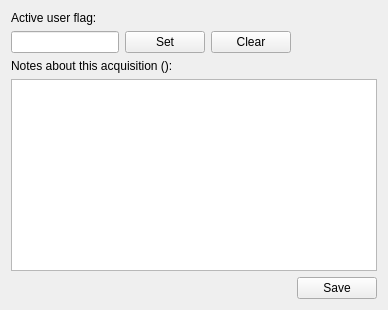
      <widget class="QWidget" name="tab_Notes">
       <property name="sizePolicy">
        <sizepolicy hsizetype="Expanding" vsizetype="Expanding">
         <horstretch>0</horstretch>
         <verstretch>0</verstretch>
        </sizepolicy>
       </property>
       <attribute name="title">
        <string>Notes</string>
       </attribute>
       <layout class="QGridLayout" name="gridLayout_3">
        <item row="0" column="0">
         <widget class="QLabel" name="label_15">
          <property name="font">
           <font>
            <weight>50</weight>
            <bold>false</bold>
           </font>
          </property>
          <property name="text">
           <string>Active user flag:</string>
          </property>
         </widget>
        </item>
        <item row="1" column="0">
         <widget class="QLineEdit" name="lineEdit_activeUserFlagText">
          <property name="maxLength">
           <number>30</number>
          </property>
         </widget>
        </item>
        <item row="1" column="1">
         <widget class="QPushButton" name="pushButton_setActiveUserFlag">
          <property name="text">
           <string>Set</string>
          </property>
         </widget>
        </item>
        <item row="1" column="2">
         <widget class="QPushButton" name="pushButton_clearActiveUserFlag">
          <property name="text">
           <string>Clear</string>
          </property>
         </widget>
        </item>
        <item row="2" column="0" colspan="4">
         <widget class="QLabel" name="label_acqNotes">
          <property name="font">
           <font>
            <weight>50</weight>
            <bold>false</bold>
           </font>
          </property>
          <property name="text">
           <string>Notes about this acquisition ():</string>
          </property>
         </widget>
        </item>
        <item row="3" column="0" colspan="4">
         <widget class="QPlainTextEdit" name="textarea_acqNotes">
          <property name="font">
           <font>
            <family>Lucida Console</family>
            <pointsize>8</pointsize>
            <weight>50</weight>
            <bold>false</bold>
           </font>
          </property>
          <property name="readOnly">
           <bool>false</bool>
          </property>
         </widget>
        </item>
        <item row="4" column="3">
         <widget class="QPushButton" name="pushButton_saveNotes">
          <property name="enabled">
           <bool>true</bool>
          </property>
          <property name="text">
           <string>Save</string>
          </property>
         </widget>
        </item>
       </layout>
      </widget>
